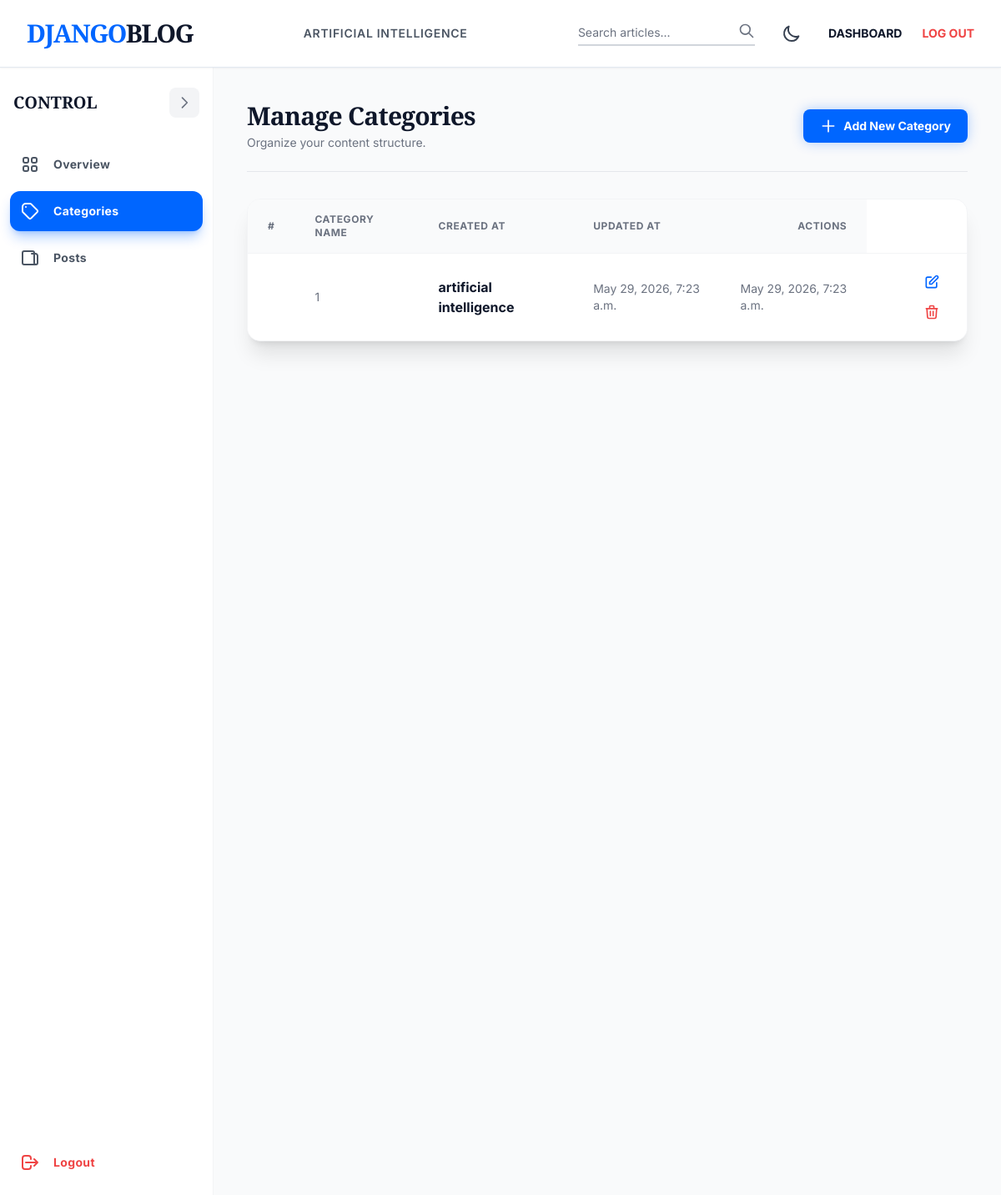
The app's page /dashboard/categories/ (signed in) with its own data.
### blogs/models.py (models this page shows)
class Category(models.Model):
    category_name = models.CharField(max_length=50, unique=True)
    created_at = models.DateTimeField(auto_now_add=True)
    updated_at = models.DateTimeField(auto_now=True)
    class Meta:
        verbose_name_plural = 'categories'
    def __str__(self):
        return self.category_name

### dashboards/views.py (the view)
# urls.py: path('categories/', views.categories, name='categories'),
@login_required(login_url='login')
def categories(request):
    return render(request, 'dashboard/categories.html')

### blogs/context_processors.py (called while the page is built)
def get_categories(request):
    categories = Category.objects.all()
    return dict(categories=categories)

def developer_info(request):
    return {
        'developer_name': 'Ananthakrishnan M Zen',
        'platform_version': '1.0-Prod'
    }

### templates/dashboard/categories.html (shortened to what this page needs)
{% extends 'base.html' %}
{% block content %}
<div class="flex h-[calc(100vh-80px)] overflow-hidden bg-gray-50 dark:bg-black" x-data="{ sidebarOpen: true }">
    {% include 'dashboard/sidebar.html' %}
    <main class="flex-1 overflow-y-auto relative p-6 lg:p-10">
        <div class="flex flex-col md:flex-row md:items-center justify-between mb-8 pb-6 border-b border-gray-200 dark:border-gray-800 animate__animated animate__fadeInDown">
            <div>
                <h1 class="text-3xl font-serif font-black text-lightText dark:text-darkText tracking-tight">Manage Categories</h1>
                <p class="text-sm text-gray-500 dark:text-gray-400 mt-1">Organize your content structure.</p>
            </div>
            <div class="mt-4 md:mt-0">
                <a href="{% url 'add_category' %}" class="inline-flex items-center px-5 py-2.5 bg-primary text-white rounded-lg text-sm font-bold hover:bg-blue-700 transition-colors shadow-[0_0_15px_rgba(0,102,255,0.3)]">
                    <svg class="w-5 h-5 mr-2" fill="none" stroke="currentColor" viewBox="0 0 24 24"><path stroke-linecap="round" stroke-linejoin="round" stroke-width="2" d="M12 4v16m8-8H4"></path></svg>
                    Add New Category
                </a>
            </div>
        </div>
        <div class="bg-white dark:bg-zinc-900 rounded-2xl border border-gray-100 dark:border-gray-800 shadow-xl overflow-hidden animate__animated animate__fadeInUp">
            <div class="overflow-x-auto">
                <table class="w-full text-left border-collapse">
                    <thead>
                        <tr class="bg-gray-50 dark:bg-zinc-950 border-b border-gray-100 dark:border-gray-800">
                            <th class="py-4 px-6 text-xs font-bold text-gray-500 dark:text-gray-400 uppercase tracking-wider">#</th>
                            <th class="py-4 px-6 text-xs font-bold text-gray-500 dark:text-gray-400 uppercase tracking-wider">Category Name</th>
                            <th class="py-4 px-6 text-xs font-bold text-gray-500 dark:text-gray-400 uppercase tracking-wider">Created At</th>
                            <th class="py-4 px-6 text-xs font-bold text-gray-500 dark:text-gray-400 uppercase tracking-wider">Updated At</th>
                            <th class="py-4 px-6 text-xs font-bold text-gray-500 dark:text-gray-400 uppercase tracking-wider text-right">Actions</th>
                        </tr>
                    </thead>
                    <tbody class="divide-y divide-gray-100 dark:divide-gray-800">
                        {% for cat in categories %}
                        <tr class="group relative bg-white dark:bg-zinc-900 hover:bg-gray-50 dark:hover:bg-zinc-800 transition-colors duration-300">
                            <td class="py-4 px-6 text-sm text-gray-500 dark:text-gray-400">{{ forloop.counter }}</td>
                            <td class="py-4 px-6">
                                <span class="font-bold text-lightText dark:text-white">{{ cat }}</span>
                            </td>
                            <td class="py-4 px-6 text-sm text-gray-500 dark:text-gray-400">{{ cat.created_at }}</td>
                            <td class="py-4 px-6 text-sm text-gray-500 dark:text-gray-400">{{ cat.updated_at }}</td>
                            <td class="py-4 px-6 text-right space-x-2">
                                <a href="{% url 'edit_category' cat.id %}" class="inline-flex items-center p-2 rounded-lg text-primary hover:bg-blue-50 dark:hover:bg-blue-900/20 transition-colors" title="Edit">
                                    <svg class="w-5 h-5" fill="none" stroke="currentColor" viewBox="0 0 24 24"><path stroke-linecap="round" stroke-linejoin="round" stroke-width="2" d="M11 5H6a2 2 0 00-2 2v11a2 2 0 002 2h11a2 2 0 002-2v-5m-1.414-9.414a2 2 0 112.828 2.828L11.828 15H9v-2.828l8.586-8.586z"></path></svg>
                                </a>
                                <a href="{% url 'delete_category' cat.id %}" class="inline-flex items-center p-2 rounded-lg text-red-500 hover:bg-red-50 dark:hover:bg-red-900/20 transition-colors" title="Delete">
                                    <svg class="w-5 h-5" fill="none" stroke="currentColor" viewBox="0 0 24 24"><path stroke-linecap="round" stroke-linejoin="round" stroke-width="2" d="M19 7l-.867 12.142A2 2 0 0116.138 21H7.862a2 2 0 01-1.995-1.858L5 7m5 4v6m4-6v6m1-10V4a1 1 0 00-1-1h-4a1 1 0 00-1 1v3M4 7h16"></path></svg>
                                </a>
                            </td>
                        </tr>
                        {% empty %}
                        <tr>
                            <td colspan="5" class="py-12 text-center text-gray-500">
                                <p>No categories available yet.</p>
                            </td>
                        </tr>
                        {% endfor %}
                    </tbody>
                </table>
            </div>
        </div>
    </main>
</div>
{% endblock %}

### templates/base.html (shortened to what this page needs)
{% load static %}
<!DOCTYPE html>
<html lang="en" class="light" x-data="{ darkMode: localStorage.getItem('theme') === 'dark' }" x-init="$watch('darkMode', val => localStorage.setItem('theme', val ? 'dark' : 'light'))" :class="{ 'dark': darkMode }">
<head>
    <script src="https://cdn.tailwindcss.com"></script>
    <link rel="stylesheet" href="https://cdnjs.cloudflare.com/ajax/libs/animate.css/4.1.1/animate.min.css"/>
</head>
<body class="bg-lightBg text-lightText dark:bg-darkBg dark:text-darkText font-sans min-h-screen flex flex-col antialiased selection:bg-primary selection:text-white dark:selection:bg-darkAccent">
    <header class="sticky top-0 z-50 glass border-b border-lightBorder dark:border-darkBorder shadow-sm" x-data="{ mobileMenuOpen: false }">
        <div class="max-w-7xl mx-auto px-4 sm:px-6 lg:px-8">
            <div class="flex justify-between items-center h-20">
                <div class="flex-shrink-0 flex items-center animate__animated animate__fadeInLeft">
                    <a href="{% url 'home' %}" class="text-3xl font-serif font-black tracking-tighter text-primary dark:text-darkAccent hover:scale-105 transition-transform duration-300">
                        DJANGO<span class="text-lightText dark:text-darkText">BLOG</span>
                    </a>
                </div>
                <nav class="hidden md:flex space-x-8 animate__animated animate__fadeInDown">
                    {% for cat in categories %}
                    <a href="{% url 'posts_by_category' cat.id %}" class="text-sm font-semibold uppercase tracking-wider text-gray-600 hover:text-primary dark:text-gray-400 dark:hover:text-darkAccent transition-colors duration-200">
                        {{ cat.category_name }}
                    </a>
                    {% endfor %}
                </nav>
                <div class="hidden md:flex items-center space-x-6 animate__animated animate__fadeInRight">
                    <form action="{% url 'search' %}" method="GET" class="relative group" x-data="{ focused: false }">
                        <div class="flex items-center border-b-2 transition-colors duration-300" :class="focused ? 'border-primary dark:border-darkAccent' : 'border-gray-300 dark:border-gray-700'">
                            <input type="text" name="keyword" value="{{ keyword }}" placeholder="Search articles..."
                                class="bg-transparent border-none focus:ring-0 focus:outline-none w-48 transition-all duration-300 focus:w-64 py-1 text-sm placeholder-gray-500 dark:placeholder-gray-400"
                                @focus="focused = true" @blur="focused = false">
                            <button type="submit" class="text-gray-500 hover:text-primary dark:hover:text-darkAccent transition-colors pb-1">
                                <svg class="w-5 h-5" fill="none" stroke="currentColor" viewBox="0 0 24 24"><path stroke-linecap="round" stroke-linejoin="round" stroke-width="2" d="M21 21l-6-6m2-5a7 7 0 11-14 0 7 7 0 0114 0z"></path></svg>
                            </button>
                        </div>
                    </form>
                    <button @click="darkMode = !darkMode" class="p-2 rounded-full hover:bg-gray-100 dark:hover:bg-gray-800 transition-colors focus:outline-none">
                        <svg x-show="!darkMode" class="w-6 h-6 text-gray-700" fill="none" stroke="currentColor" viewBox="0 0 24 24"><path stroke-linecap="round" stroke-linejoin="round" stroke-width="2" d="M20.354 15.354A9 9 0 018.646 3.646 9.003 9.003 0 0012 21a9.003 9.003 0 008.354-5.646z"></path></svg>
                    </button>
                    {% if not user.is_authenticated %}
                        <a href="{% url 'login' %}" class="text-sm font-bold text-lightText dark:text-darkText hover:text-primary dark:hover:text-darkAccent transition-colors">LOG IN</a>
                        <a href="{% url 'register' %}" class="px-5 py-2 bg-primary hover:bg-blue-700 text-white text-sm font-bold rounded-sm shadow-lg hover:shadow-primary/50 transition-all duration-300 transform hover:-translate-y-0.5">REGISTER</a>
                    {% else %}
                        <a href="{% url 'dashboard' %}" class="text-sm font-bold text-lightText dark:text-darkText hover:text-primary dark:hover:text-darkAccent transition-colors">DASHBOARD</a>
                        <a href="{% url 'logout' %}" class="text-sm font-bold text-red-500 hover:text-red-600 transition-colors">LOG OUT</a>
                    {% endif %}
                </div>
            </div>
        </div>
    </header>
    <main class="flex-grow w-full">
        {% block content %}
        {% endblock %}
    </main>
</body>
</html>

### templates/base.html (style rules this page uses)
.glass { background: rgba(255, 255, 255, 0.95); backdrop-filter: blur(10px); }
body { transition: background-color 0.3s ease, color 0.3s ease; }

### records on screen
Category: category_name "ARTIFICIAL INTELLIGENCE", category_name "artificial intelligence", created_at "May 29, 2026, 7:23 a.m.", updated_at "May 29, 2026, 7:23 a.m."
